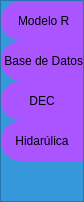
        <widget class="QFrame" name="frame_lateral">
         <property name="minimumSize">
          <size>
           <width>0</width>
           <height>0</height>
          </size>
         </property>
         <property name="maximumSize">
          <size>
           <width>0</width>
           <height>16777215</height>
          </size>
         </property>
         <property name="styleSheet">
          <string notr="true">QFrame{
background-color:#3498DB 
}
QPushButton{
background-color:#aa55ff;
border-top-left-radius:20px;
border-bottom-left-radius:20px;
font:75 12pt*Arial Narrow*;
}
QPushButton:hover:{
background-color:white;
border-top-left-radius:20px;
border-bottom-left-radius:20px;
font:75 12pt *Arial Narrow*;
}</string>
         </property>
         <property name="frameShape">
          <enum>QFrame::StyledPanel</enum>
         </property>
         <property name="frameShadow">
          <enum>QFrame::Raised</enum>
         </property>
         <layout class="QVBoxLayout" name="verticalLayout_3">
          <property name="spacing">
           <number>0</number>
          </property>
          <property name="leftMargin">
           <number>0</number>
          </property>
          <property name="topMargin">
           <number>0</number>
          </property>
          <property name="rightMargin">
           <number>0</number>
          </property>
          <property name="bottomMargin">
           <number>0</number>
          </property>
          <item>
           <widget class="QPushButton" name="bt_inicio">
            <property name="minimumSize">
             <size>
              <width>0</width>
              <height>40</height>
             </size>
            </property>
            <property name="maximumSize">
             <size>
              <width>16777215</width>
              <height>40</height>
             </size>
            </property>
            <property name="text">
             <string> Modelo R</string>
            </property>
            <property name="icon">
             <iconset>
              <normaloff>images/reological_model.svg</normaloff>images/reological_model.svg</iconset>
            </property>
            <property name="iconSize">
             <size>
              <width>32</width>
              <height>32</height>
             </size>
            </property>
           </widget>
          </item>
          <item>
           <widget class="QPushButton" name="bt_uno">
            <property name="minimumSize">
             <size>
              <width>0</width>
              <height>40</height>
             </size>
            </property>
            <property name="maximumSize">
             <size>
              <width>16777215</width>
              <height>40</height>
             </size>
            </property>
            <property name="text">
             <string> Base de Datos</string>
            </property>
            <property name="icon">
             <iconset>
              <normaloff>images/database.svg</normaloff>images/database.svg</iconset>
            </property>
            <property name="iconSize">
             <size>
              <width>32</width>
              <height>32</height>
             </size>
            </property>
           </widget>
          </item>
          <item>
           <widget class="QPushButton" name="bt_2">
            <property name="minimumSize">
             <size>
              <width>0</width>
              <height>40</height>
             </size>
            </property>
            <property name="maximumSize">
             <size>
              <width>16777215</width>
              <height>40</height>
             </size>
            </property>
            <property name="text">
             <string>DEC</string>
            </property>
            <property name="icon">
             <iconset>
              <normaloff>images/deltap.svg</normaloff>images/deltap.svg</iconset>
            </property>
            <property name="iconSize">
             <size>
              <width>32</width>
              <height>32</height>
             </size>
            </property>
           </widget>
          </item>
          <item>
           <widget class="QPushButton" name="bt_3">
            <property name="minimumSize">
             <size>
              <width>0</width>
              <height>40</height>
             </size>
            </property>
            <property name="text">
             <string>Hidarúlica</string>
            </property>
           </widget>
          </item>
          <item>
           <spacer name="verticalSpacer">
            <property name="orientation">
             <enum>Qt::Vertical</enum>
            </property>
            <property name="sizeHint" stdset="0">
             <size>
              <width>20</width>
              <height>40</height>
             </size>
            </property>
           </spacer>
          </item>
         </layout>
        </widget>
